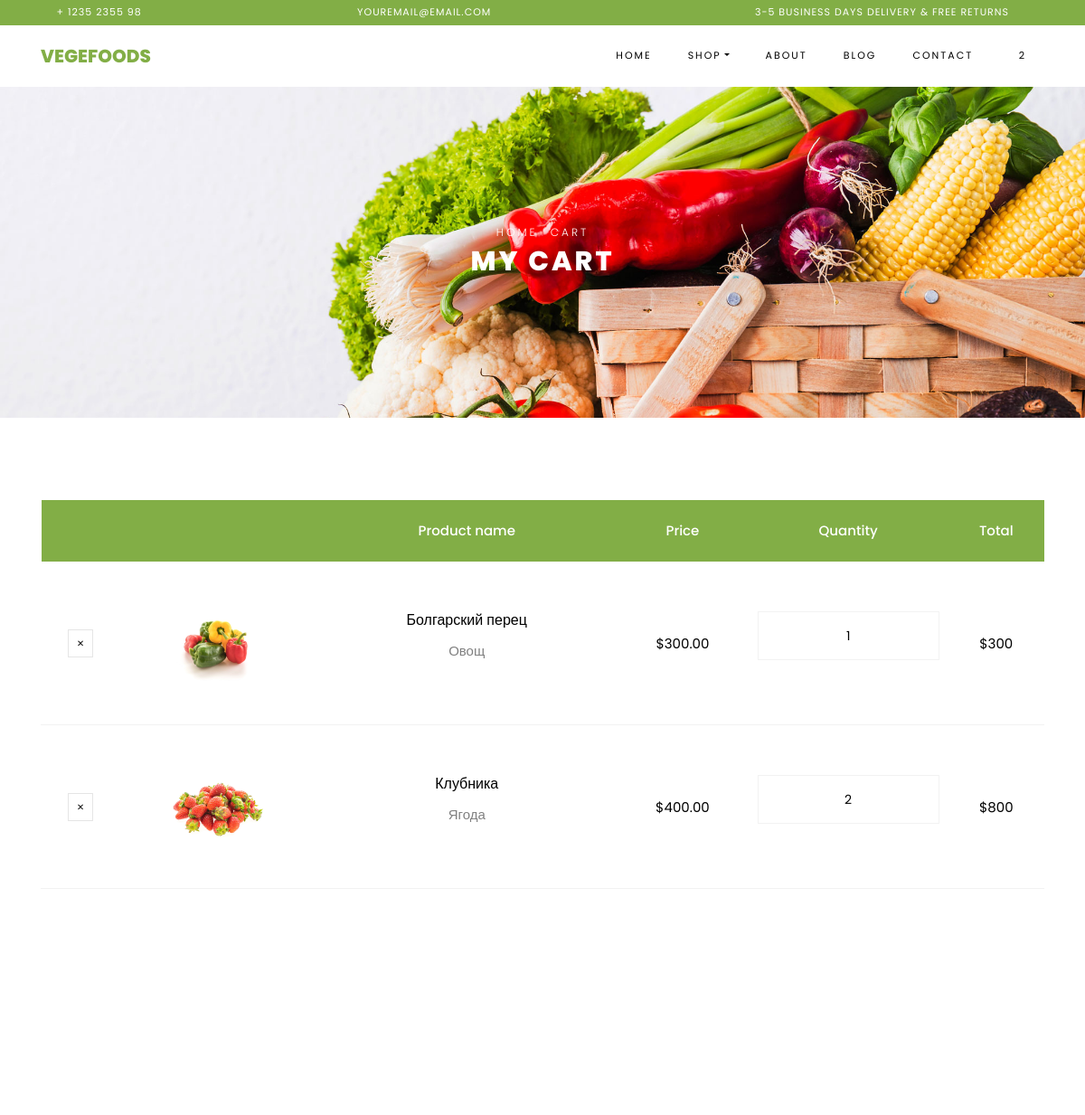
The app's page /cart/ (signed in, upper part), older data.
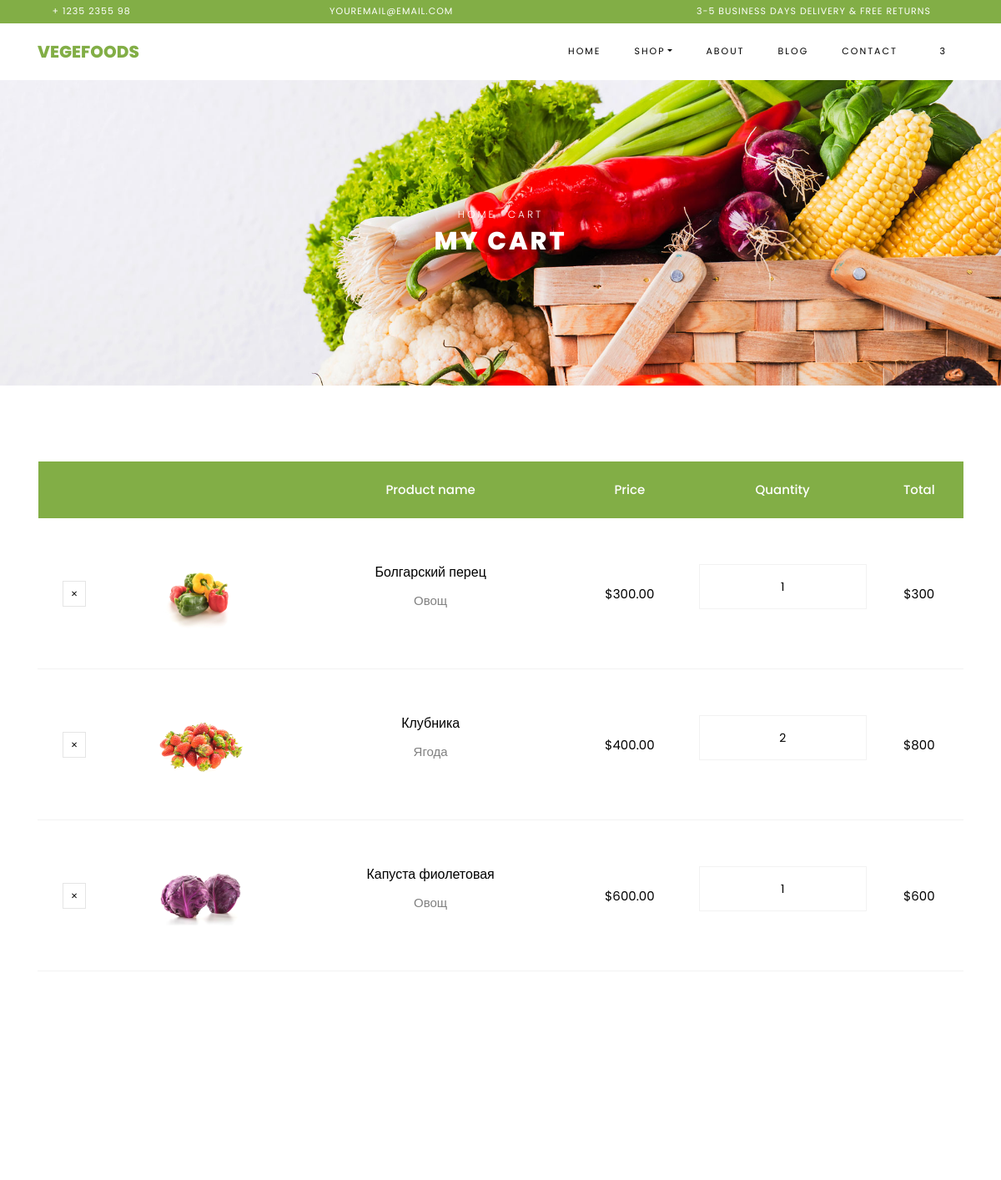
The same page, newer data.
### apps/cart_shop/models.py (models this page shows, shortened)
class CartItemShop(models.Model):
    cart = models.ForeignKey(Cart, on_delete=models.CASCADE)
    product = models.ForeignKey(Product, on_delete=models.CASCADE)
    quantity = models.IntegerField(default=1)
    created_at = models.DateTimeField(auto_now_add=True)
    updated_at = models.DateTimeField(auto_now=True)

class Product(models.Model):
    name = models.CharField(max_length=255)
    price = models.DecimalField(max_digits=10, decimal_places=2)
    discount = models.IntegerField(null=True, blank=True)
    description = models.TextField()
    image = models.ImageField(upload_to='static/shop/images', null=True, blank=True)
    created_at = models.DateTimeField(auto_now_add=True)
    updated_at = models.DateTimeField(auto_now=True)

### apps/cart_shop/views.py (the view)
# urls.py: path('', ViewCart.as_view(), name='cart'),
class ViewCart(View):
   def get(self, request):
       cart_items = CartItemShop.objects.filter(cart__user=request.user)
       data = list(cart_items)
       total_price_no_discount = sum(item.product.price * item.quantity for item in data)
       total_discount = sum(item.product.price * item.product.discount * item.quantity for item in data if item.product.discount is not None) / 100
       total_sum = total_price_no_discount - total_discount
       context = {'cart_items': data,
                  'total_price_no_discount': total_price_no_discount,
                  'total_discount': total_discount,
                  'total_sum': total_sum,
                  }
       return render(request, 'cart_shop/cart.html', context)

### apps/cart_shop/templates/cart_shop/cart.html (shortened to what the changed rows need)
{% load static %}
<!DOCTYPE html>
<html lang="en">
  <head>
    <link rel="stylesheet" href="{% static 'shop/css/open-iconic-bootstrap.min.css'%}">
    <link rel="stylesheet" href="{% static 'shop/css/animate.css'%}">
    <link rel="stylesheet" href="{% static 'shop/css/owl.carousel.min.css'%}">
    <link rel="stylesheet" href="{% static 'shop/css/owl.theme.default.min.css'%}">
    <link rel="stylesheet" href="{% static 'shop/css/magnific-popup.css'%}">
    <link rel="stylesheet" href="{% static 'shop/css/aos.css'%}">
    <link rel="stylesheet" href="{% static 'shop/css/ionicons.min.css'%}">
    <link rel="stylesheet" href="{% static 'shop/css/bootstrap-datepicker.css'%}">
    <link rel="stylesheet" href="{% static 'shop/css/jquery.timepicker.css'%}">
    <link rel="stylesheet" href="{% static 'shop/css/flaticon.css'%}">
    <link rel="stylesheet" href="{% static 'shop/css/icomoon.css'%}">
    <link rel="stylesheet" href="{% static 'shop/css/style.css'%}">
  </head>
  <body class="goto-here">
    <nav class="navbar navbar-expand-lg navbar-dark ftco_navbar bg-dark ftco-navbar-light" id="ftco-navbar">
	    <div class="container">
	      <div class="collapse navbar-collapse" id="ftco-nav">
	        <ul class="navbar-nav ml-auto">
	          <li class="nav-item cta cta-colored"><a href="cart.html" class="nav-link"><span class="icon-shopping_cart"></span>{{ cart_items|length}}</a></li>
	        </ul>
	      </div>
	    </div>
	  </nav>
    <div class="hero-wrap hero-bread" style="background-image: url({% static 'shop/images/bg_1.jpg'%});">
      <div class="container">
        <div class="row no-gutters slider-text align-items-center justify-content-center">
          <div class="col-md-9 ftco-animate text-center">
            <h1 class="mb-0 bread">My Cart</h1>
          </div>
        </div>
      </div>
    </div>
    <section class="ftco-section ftco-cart">
			<div class="container">
				<div class="row">
    			<div class="col-md-12 ftco-animate">
    				<div class="cart-list">
	    				<table class="table">
						    <thead class="thead-primary">
						      <tr class="text-center">
						        <th>&nbsp;</th>
						        <th>&nbsp;</th>
						        <th>Product name</th>
						        <th>Price</th>
						        <th>Quantity</th>
						        <th>Total</th>
						      </tr>
						    </thead>
						    <tbody>
							{% for item in cart_items %}
							<tr class="text-center">
							  <td class="product-remove"><a href="{% url 'cart_shop:del_from_cart' item.id %}"><span class="ion-ios-close"></span></a></td>
							  <td class="image-prod"><div class="img" style="background-image:url({{item.product.image.url}});"></div></td>
							  <td class="product-name">
								  <h3>{{item.product.name}}</h3>
								  <p>{{item.product.description}}</p>
							  </td>
							  <td class="price">${{item.product.price}}</td>
							  <td class="quantity">
								  <div class="input-group mb-3">
									  <input type="text" name="quantity" class="quantity form-control input-number" value={{item.quantity}} min="1" max="100">
								  </div>
							  </td>
							  <td class="total">${% widthratio item.product.price 1 item.quantity %}</td>
							</tr>
						{%endfor%}
						    </tbody>
						  </table>
					  </div>
    			</div>
    		</div>
			</div>
		</section>
  </body>
</html>

Row changes from the older to the newer data that the page shows:
added CartItemShop: product.image (picture), product.name "Капуста фиолетовая", product.description "Овощ", product.price "600.00", quantity "1", product+quantity "600"
Text that changed along with them:
{{ cart_items|length }}: "2" → "3"
